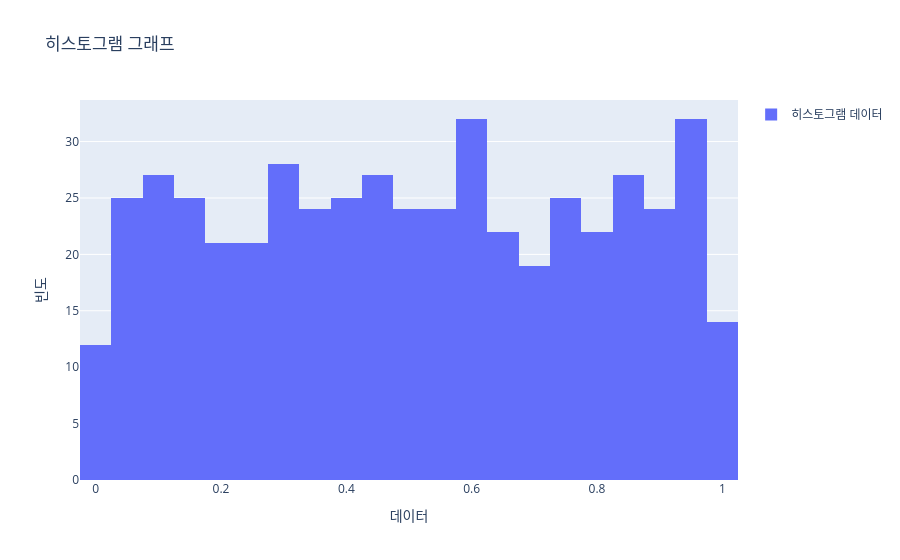

The notebook cell this image was saved under:
### Code cell
import plotly.graph_objects as go
import numpy as np

data = np.random.rand(500) # 0~1 사이의 실수자료형태의 난수값을 500개 생성

fig = go.Figure()

fig.add_trace(
    go.Histogram(
        x = data,
        nbinsx = 30,
        name="히스토그램 데이터",
        showlegend=True
    )
)

fig.update_layout(
    title="히스토그램 그래프",
    xaxis_title="데이터",
    yaxis_title="빈도"
)

fig.show()

### Figure 1 — Plotly figure (JSON) as saved in the notebook; plotly's stock layout.template omitted (floating-point values rounded to 4 significant figures; data arrays with more than 128 entries replaced by an {"elided": "..."} marker saying what was removed)
{"data": [{"name": "히스토그램 데이터", "nbinsx": 30, "showlegend": true, "type": "histogram", "x": {"elided": "500 float values"}}], "layout": {"title": {"text": "히스토그램 그래프"}, "xaxis": {"title": {"text": "데이터"}}, "yaxis": {"title": {"text": "빈도"}}}}
